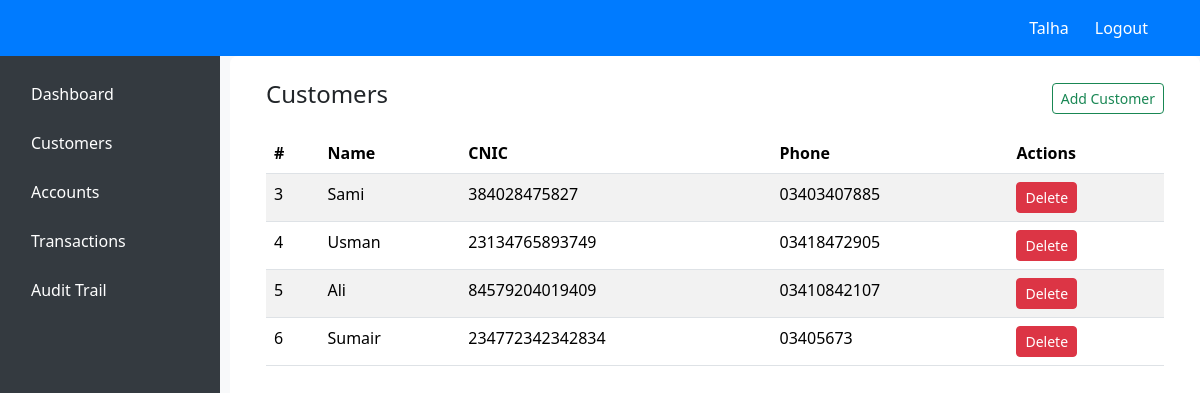
Screenshot of /clients (signed in) with the database file from the repository.
### app.py (models this page shows)
class Customer(db.Model):
    __tablename__ = "clients"
    cid = db.Column(db.Integer, primary_key=True)
    owner = db.Column(db.Integer, db.ForeignKey("users.id"))
    cname = db.Column(db.String(100), nullable=False)
    cnic = db.Column(db.String(20), unique=True, nullable=False)
    phone = db.Column(db.String(20), nullable=False)

### app.py (the view)
@app.route("/clients")
@login_required
def list_clients():
    data = Customer.query.filter_by(owner=session["user_id"]).all()
    return render_template("customer.html", customers=data)

### app.py (called while the page is built)
def login_required(view):
    @wraps(view)
    def secured(*args, **kwargs):
        if "user_id" not in session:
            return redirect("/login")
        return view(*args, **kwargs)
    return secured

### Templates/customer.html (shortened to what this page needs)
{% extends 'base.html' %}
{% block content %}
<div class="d-flex justify-content-between align-items-center mb-3">
<h4>Customers</h4>
<button class="btn btn-sm btn-outline-success" data-bs-toggle="modal" data-bs-target="#addClient">Add Customer</button>
</div>
<table class="table table-striped">
<thead>
<tr><th>#</th><th>Name</th><th>CNIC</th><th>Phone</th><th>Actions</th></tr>
</thead>
<tbody>
{% for c in customers %}
<tr>
<td>{{ c.cid }}</td>
<td>{{ c.cname }}</td>
<td>{{ c.cnic }}</td>
<td>{{ c.phone }}</td>
<td>
<a href="/clients/remove/{{ c.cid }}" class="btn btn-sm btn-danger" onclick="return confirm('Delete customer?')">Delete</a>
</td>
</tr>
{% else %}
<tr><td colspan="5" class="text-muted">No customers yet.</td></tr>
{% endfor %}
</tbody>
</table>
{% endblock %}

### Templates/base.html (style rules this page uses)
body { font-family: 'Segoe UI', Tahoma, Geneva, Verdana, sans-serif; background-color: #f8f9fa; margin: 0; padding: 0; }

### rows the page displays
Customer: cid "3", cname "Sami", cnic "384028475827", phone "03403407885"
Customer: cid "4", cname "Usman", cnic "23134765893749", phone "03418472905"
Customer: cid "5", cname "Ali", cnic "84579204019409", phone "03410842107"
Customer: cid "6", cname "Sumair", cnic "234772342342834", phone "03405673"

### other values shown
{{ session.username }} "Talha"
